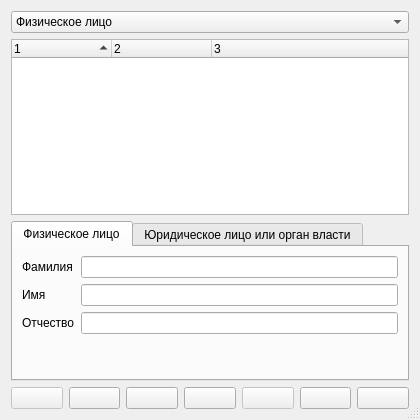
<?xml version="1.0" encoding="UTF-8"?>
<ui version="4.0">
 <class>DialogClient</class>
 <widget class="QDialog" name="DialogClient">
  <property name="geometry">
   <rect>
    <x>0</x>
    <y>0</y>
    <width>420</width>
    <height>420</height>
   </rect>
  </property>
  <property name="windowTitle">
   <string>Заказчик кадастровых работ</string>
  </property>
  <property name="windowIcon">
   <iconset resource="..\resources.qrc">
    <normaloff>:/plugins/openland/icons/attributes.png</normaloff>:/plugins/openland/icons/attributes.png</iconset>
  </property>
  <property name="sizeGripEnabled">
   <bool>true</bool>
  </property>
  <property name="modal">
   <bool>true</bool>
  </property>
  <layout class="QVBoxLayout" name="verticalLayout">
   <item>
    <widget class="QComboBox" name="comboBoxClientType">
     <item>
      <property name="text">
       <string>Физическое лицо</string>
      </property>
     </item>
     <item>
      <property name="text">
       <string>Российское юридическое лицо</string>
      </property>
     </item>
     <item>
      <property name="text">
       <string>Иностранное юридическое лицо</string>
      </property>
     </item>
     <item>
      <property name="text">
       <string>Орган государственной власти, орган местного самоуправления</string>
      </property>
     </item>
    </widget>
   </item>
   <item>
    <widget class="QTreeWidget" name="treeWidget">
     <property name="sortingEnabled">
      <bool>true</bool>
     </property>
     <column>
      <property name="text">
       <string>1</string>
      </property>
     </column>
     <column>
      <property name="text">
       <string>2</string>
      </property>
     </column>
     <column>
      <property name="text">
       <string>3</string>
      </property>
     </column>
    </widget>
   </item>
   <item>
    <widget class="QTabWidget" name="tabWidget">
     <property name="currentIndex">
      <number>0</number>
     </property>
     <widget class="QWidget" name="tabPerson">
      <attribute name="title">
       <string>Физическое лицо</string>
      </attribute>
      <layout class="QFormLayout" name="formLayout_2">
       <property name="fieldGrowthPolicy">
        <enum>QFormLayout::AllNonFixedFieldsGrow</enum>
       </property>
       <item row="0" column="0">
        <widget class="QLabel" name="label">
         <property name="text">
          <string>Фамилия</string>
         </property>
        </widget>
       </item>
       <item row="0" column="1">
        <widget class="QLineEdit" name="lineEditSurname"/>
       </item>
       <item row="1" column="0">
        <widget class="QLabel" name="label_2">
         <property name="text">
          <string>Имя</string>
         </property>
        </widget>
       </item>
       <item row="1" column="1">
        <widget class="QLineEdit" name="lineEditFirst"/>
       </item>
       <item row="2" column="0">
        <widget class="QLabel" name="label_3">
         <property name="text">
          <string>Отчество</string>
         </property>
        </widget>
       </item>
       <item row="2" column="1">
        <widget class="QLineEdit" name="lineEditPatronymic"/>
       </item>
      </layout>
     </widget>
     <widget class="QWidget" name="tabOrganization">
      <property name="enabled">
       <bool>false</bool>
      </property>
      <attribute name="title">
       <string>Юридическое лицо или орган власти</string>
      </attribute>
      <layout class="QGridLayout" name="gridLayout_2">
       <item row="2" column="0">
        <widget class="QLabel" name="label_4">
         <property name="text">
          <string>Представитель</string>
         </property>
        </widget>
       </item>
       <item row="0" column="1">
        <widget class="QLineEdit" name="lineEditOrganization"/>
       </item>
       <item row="2" column="1">
        <widget class="QComboBox" name="comboBoxAgent"/>
       </item>
       <item row="1" column="1">
        <widget class="QLineEdit" name="lineEditCountry"/>
       </item>
       <item row="2" column="2">
        <widget class="QPushButton" name="pushButtonAgent">
         <property name="text">
          <string/>
         </property>
         <property name="icon">
          <iconset resource="..\resources.qrc">
           <normaloff>:/plugins/openland/icons/edit.png</normaloff>:/plugins/openland/icons/edit.png</iconset>
         </property>
        </widget>
       </item>
       <item row="0" column="0">
        <widget class="QLabel" name="label_8">
         <property name="text">
          <string>&lt;html&gt;&lt;head/&gt;&lt;body&gt;&lt;p&gt;Наименование&lt;br /&gt; юридического лица&lt;/p&gt;&lt;/body&gt;&lt;/html&gt;</string>
         </property>
        </widget>
       </item>
       <item row="1" column="0">
        <widget class="QLabel" name="label_5">
         <property name="text">
          <string>Страна</string>
         </property>
        </widget>
       </item>
       <item row="3" column="0">
        <widget class="QLabel" name="label_6">
         <property name="text">
          <string>Должность</string>
         </property>
        </widget>
       </item>
       <item row="3" column="1">
        <widget class="QLineEdit" name="lineEditAppointment"/>
       </item>
      </layout>
     </widget>
    </widget>
   </item>
   <item>
    <layout class="QHBoxLayout" name="horizontalLayout">
     <item>
      <widget class="QPushButton" name="pushButtonSelect">
       <property name="enabled">
        <bool>false</bool>
       </property>
       <property name="toolTip">
        <string>Выбрать заказчика</string>
       </property>
       <property name="statusTip">
        <string/>
       </property>
       <property name="whatsThis">
        <string/>
       </property>
       <property name="text">
        <string/>
       </property>
       <property name="icon">
        <iconset resource="..\resources.qrc">
         <normaloff>:/plugins/openland/icons/symbol_check.png</normaloff>:/plugins/openland/icons/symbol_check.png</iconset>
       </property>
       <property name="autoDefault">
        <bool>false</bool>
       </property>
       <property name="default">
        <bool>true</bool>
       </property>
      </widget>
     </item>
     <item>
      <widget class="QPushButton" name="pushButtonAdd">
       <property name="toolTip">
        <string>Добавить заказчика</string>
       </property>
       <property name="text">
        <string extracomment="Добавить"/>
       </property>
       <property name="icon">
        <iconset resource="..\resources.qrc">
         <normaloff>:/plugins/openland/icons/symbol_add.png</normaloff>:/plugins/openland/icons/symbol_add.png</iconset>
       </property>
       <property name="autoDefault">
        <bool>false</bool>
       </property>
      </widget>
     </item>
     <item>
      <widget class="QPushButton" name="pushButtonEdit">
       <property name="toolTip">
        <string>Редактировать атрибуты заказчика</string>
       </property>
       <property name="text">
        <string extracomment="Редактировать"/>
       </property>
       <property name="icon">
        <iconset resource="..\resources.qrc">
         <normaloff>:/plugins/openland/icons/edit.png</normaloff>:/plugins/openland/icons/edit.png</iconset>
       </property>
       <property name="autoDefault">
        <bool>false</bool>
       </property>
      </widget>
     </item>
     <item>
      <widget class="QPushButton" name="pushButtonDel">
       <property name="toolTip">
        <string>Удалить заказчика</string>
       </property>
       <property name="text">
        <string extracomment="Удалить"/>
       </property>
       <property name="icon">
        <iconset resource="..\resources.qrc">
         <normaloff>:/plugins/openland/icons/symbol_remove.png</normaloff>:/plugins/openland/icons/symbol_remove.png</iconset>
       </property>
       <property name="autoDefault">
        <bool>false</bool>
       </property>
      </widget>
     </item>
     <item>
      <widget class="QPushButton" name="pushButtonSave">
       <property name="enabled">
        <bool>false</bool>
       </property>
       <property name="toolTip">
        <string>Сохранить атрибуты заказчика</string>
       </property>
       <property name="text">
        <string extracomment="Сохранить"/>
       </property>
       <property name="icon">
        <iconset resource="..\resources.qrc">
         <normaloff>:/plugins/openland/icons/save.png</normaloff>:/plugins/openland/icons/save.png</iconset>
       </property>
       <property name="autoDefault">
        <bool>false</bool>
       </property>
      </widget>
     </item>
     <item>
      <widget class="QPushButton" name="pushButtonRefresh">
       <property name="toolTip">
        <string>Обновить атрибуты заказчика</string>
       </property>
       <property name="text">
        <string extracomment="Обновить"/>
       </property>
       <property name="icon">
        <iconset resource="..\resources.qrc">
         <normaloff>:/plugins/openland/icons/refresh.png</normaloff>:/plugins/openland/icons/refresh.png</iconset>
       </property>
       <property name="autoDefault">
        <bool>false</bool>
       </property>
      </widget>
     </item>
     <item>
      <widget class="QPushButton" name="pushButtonClose">
       <property name="toolTip">
        <string>Закрыть окно</string>
       </property>
       <property name="text">
        <string extracomment="Закрыть"/>
       </property>
       <property name="icon">
        <iconset resource="..\resources.qrc">
         <normaloff>:/plugins/openland/icons/close.png</normaloff>:/plugins/openland/icons/close.png</iconset>
       </property>
       <property name="autoDefault">
        <bool>false</bool>
       </property>
      </widget>
     </item>
    </layout>
   </item>
  </layout>
 </widget>
 <tabstops>
  <tabstop>treeWidget</tabstop>
  <tabstop>pushButtonSelect</tabstop>
  <tabstop>pushButtonAdd</tabstop>
  <tabstop>pushButtonEdit</tabstop>
  <tabstop>pushButtonDel</tabstop>
  <tabstop>pushButtonSave</tabstop>
  <tabstop>pushButtonRefresh</tabstop>
  <tabstop>pushButtonClose</tabstop>
 </tabstops>
 <resources>
  <include location="..\resources.qrc"/>
 </resources>
 <connections/>
</ui>
